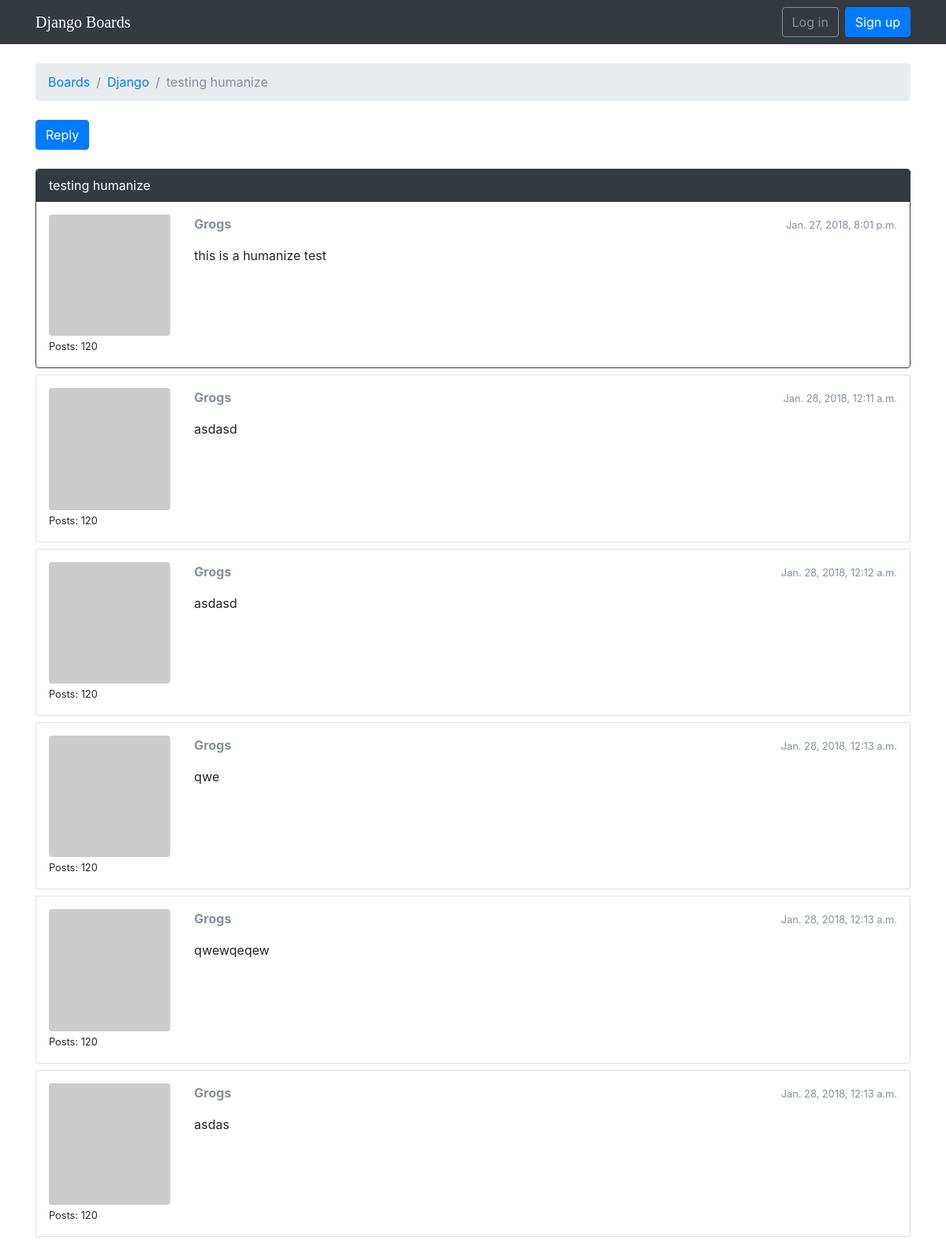
Screenshot of /boards/1/topics/104/ with the database file from the repository.
### boards/models.py (models this page shows, shortened)
class Topic(models.Model):
    subject = models.CharField(max_length=255)
    last_updated = models.DateTimeField(auto_now_add=True)
    board = models.ForeignKey(Board, on_delete = models.CASCADE, related_name='topics')
    starter = models.ForeignKey(User, on_delete = models.CASCADE, related_name='topics')
    views = models.PositiveIntegerField(default=0)

class Board(models.Model):
    name = models.CharField(max_length=30, unique=True)
    description = models.CharField(max_length=100)

class Post(models.Model):
    message = models.TextField(max_length=4000)
    topic = models.ForeignKey(Topic, on_delete = models.CASCADE, related_name='posts')
    created_at = models.DateTimeField(auto_now_add=True)
    updated_at = models.DateTimeField(null=True)
    created_by = models.ForeignKey(User, on_delete = models.CASCADE, related_name='posts')
    updated_by = models.ForeignKey(User, on_delete = models.CASCADE, null=True, related_name='+')
    def get_message_as_markdown(self):
        return mark_safe(markdown(self.message, safe_mode='escape'))

### boards/views.py (the view)
# urls.py: url(r'^boards/(?P<pk>\d+)/topics/(?P<topic_pk>\d+)/$', views.PostListView.as_view(), name='topic_posts'),
class PostListView(ListView):
    model = Post
    context_object_name = 'posts'
    template_name = 'topic_posts.html'
    paginate_by = 20
    def get_context_data(self, **kwargs):
        session_key = 'viewed_topic_{}'.format(self.topic.pk)  # <-- here
        if not self.request.session.get(session_key, False):
            self.topic.views += 1
            self.topic.save()
            self.request.session[session_key] = True           # <-- until here
        kwargs['topic'] = self.topic
        return super().get_context_data(**kwargs)
    def get_queryset(self):
        self.topic = get_object_or_404(Topic, board__pk=self.kwargs.get('pk'), pk=self.kwargs.get('topic_pk'))
        queryset = self.topic.posts.order_by('created_at')
        return queryset

### boards/templatetags/gravatar.py (called while the page is built)
@register.filter
def gravatar(user):
    email = user.email.lower().encode('utf-8')
    default = 'mm'
    size = 256
    url = 'https://www.gravatar.com/avatar/{md5}?{params}'.format(
        md5=hashlib.md5(email).hexdigest(),
        params=urlencode({'d': default, 's': str(size)})
    )
    return url

### templates/topic_posts.html (shortened to what this page needs)
{% extends 'base.html' %}
{% load gravatar %}
{% block breadcrumb %}
  <li class="breadcrumb-item"><a href="{% url 'home' %}">Boards</a></li>
  <li class="breadcrumb-item"><a href="{% url 'board_topics' topic.board.pk %}">{{ topic.board.name }}</a></li>
  <li class="breadcrumb-item active">{{ topic.subject }}</li>
{% endblock %}
{% block content %}
  <div class="mb-4">
    <a href="{% url 'reply_topic' topic.board.pk topic.pk %}" class="btn btn-primary" role="button">Reply</a>
  </div>
  {% for post in posts %}
  <div id="{{ post.pk }}" class="card {% if forloop.last %}mb-4{% else %}mb-2{% endif %} {% if forloop.first %}border-dark{% endif %}">
      {% if forloop.first %}
        <div class="card-header text-white bg-dark py-2 px-3">{{ topic.subject }}</div>
      {% endif %}
      <div class="card-body p-3">
        <div class="row">
          <div class="col-2">
            <img src="{{ post.created_by|gravatar }}" alt="{{ post.created_by.username }}" class="w-100 rounded">
            <small>Posts: {{ post.created_by.posts.count }}</small>
          </div>
          <div class="col-10">
            <div class="row mb-3">
              <div class="col-6">
                <strong class="text-muted">{{ post.created_by.username }}</strong>
              </div>
              <div class="col-6 text-right">
                <small class="text-muted">{{ post.created_at }}</small>
              </div>
            </div>
            {{ post.get_message_as_markdown }}
          </div>
        </div>
      </div>
    </div>
  {% endfor %}
{% endblock %}

### templates/base.html (shortened to what this page needs)
{% load static %}<!DOCTYPE html>
<html>
  <head>
    <link rel="stylesheet" href="{% static 'css/bootstrap.min.css' %}">
	<link rel="stylesheet" href="{% static 'css/app.css' %}">
	<link rel="stylesheet" href="https://cdn.jsdelivr.net/simplemde/latest/simplemde.min.css">
  </head>
  <body>
    {% block body %}
  <nav class="navbar navbar-expand-sm navbar-dark bg-dark">
  <div class="container">
    <a class="navbar-brand" href="{% url 'home' %}">Django Boards</a>
    <div class="collapse navbar-collapse" id="mainMenu">
      {% if user.is_authenticated %}
        <ul class="navbar-nav ml-auto">
          <li class="nav-item dropdown">
            <a class="nav-link dropdown-toggle" href="#" id="userMenu" data-toggle="dropdown" aria-haspopup="true" aria-expanded="false">
              {{ user.username }}
            </a>
            <div class="dropdown-menu dropdown-menu-right" aria-labelledby="userMenu">
              <a class="dropdown-item" href="{% url 'my_account' %}">My account</a>
              <a class="dropdown-item" href="{% url 'password_reset' %}">Change password</a>
              <div class="dropdown-divider"></div>
              <a class="dropdown-item" href="{% url 'logout' %}">Log out</a>
            </div>
          </li>
        </ul>
      {% else %}
        <form class="form-inline ml-auto">
          <a href="{% url 'login' %}" class="btn btn-outline-secondary">Log in</a>
          <a href="{% url 'signup' %}" class="btn btn-primary ml-2">Sign up</a>
        </form>
      {% endif %}
    </div>
  </div>
</nav>
  <div class="container">
    <ol class="breadcrumb my-4">
      {% block breadcrumb %}
      {% endblock %}
    </ol>
    {% block content %}
    {% endblock %}
  </div>
{% endblock body %}
  </body>
</html>

### static/css/app.css (style rules this page uses)
.navbar-brand { font-family: 'Peralta', cursive; }

### rows the page displays
Topic: board.name "Django", subject "testing humanize"
Post: created_by.posts.count "120", created_by.username "Grogs", created_at "Jan. 27, 2018, 8:01 p.m.", get_message_as_markdown "this is a humanize test"
Post: created_by.posts.count "120", created_by.username "Grogs", created_at "Jan. 28, 2018, 12:11 a.m.", get_message_as_markdown "asdasd"
Post: created_by.posts.count "120", created_by.username "Grogs", created_at "Jan. 28, 2018, 12:12 a.m.", get_message_as_markdown "asdasd"
Post: created_by.posts.count "120", created_by.username "Grogs", created_at "Jan. 28, 2018, 12:13 a.m.", get_message_as_markdown "qwe"
Post: created_by.posts.count "120", created_by.username "Grogs", created_at "Jan. 28, 2018, 12:13 a.m.", get_message_as_markdown "qwewqeqew"
Post: created_by.posts.count "120", created_by.username "Grogs", created_at "Jan. 28, 2018, 12:13 a.m.", get_message_as_markdown "asdas"
